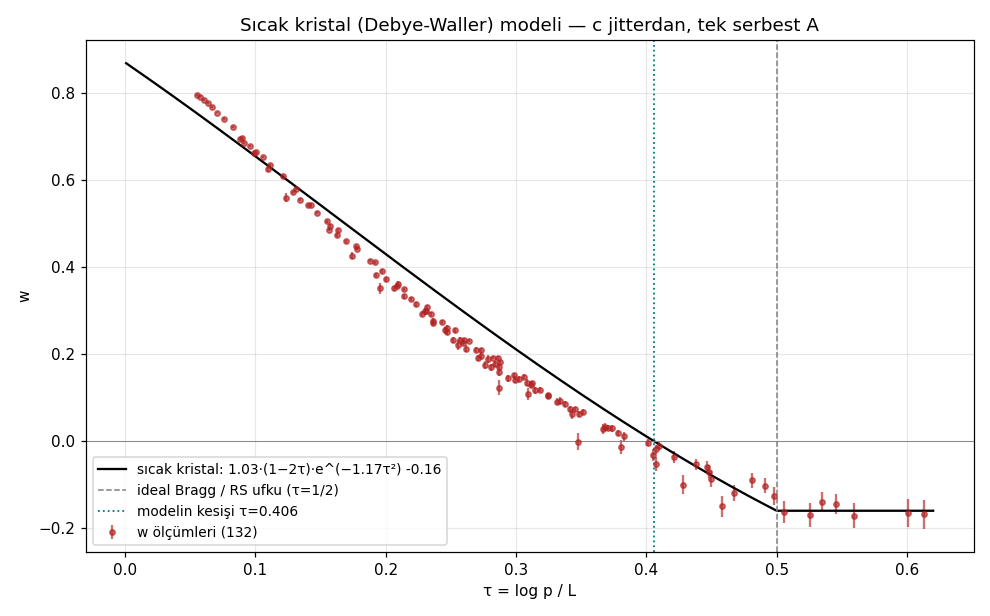

The Python source for this figure:
"""
72 — SICAK KRİSTAL: DEBYE-WALLER TESTİ (18 Ağustos 2026)
==========================================================

Bragg resmi: sıfır örgüsü kristal, asal dalgası k = log p ile vuran ışın.
Isıl titreşim (sıfır jitter'ı u) koherent yanıtı e^{−k²σ_u²/2} söndürür.
σ_u ∝ 1/L (unfold sabit) olduğundan DW çarpanı SAF τ-yasası:
  DW(τ) = exp(−c·τ²),  c = (L·σ_u)²/2  ← JİTTERDAN HESAPLANIR, FİT DEĞİL

Model:  w(τ) = A·(1−2τ)·DW(τ)·[τ<1/2]  +  B
  (1−2τ): ideal Bragg yapısı (kesiş τ=1/2 = RS ufku = "2 salıncak")
  B: sıfır-aracılı dolaylı kanal (ufuk-ötesi platodan ölçülür)
  → serbest parametre: yalnız A (+c'nin serbest versiyonu çapraz-kilit için)

Testler:
  T1 jitter ölçümü 12 pencerede → unfold-sabitlik → c_jitter
  T2 model fiti: c SABİT (jitterdan) → RMS; kesiş konumu ≈ 0.40 çıkıyor mu?
  T3 c SERBEST → c_fit ≈ c_jitter mi? (sıcaklıkların buluşması)
"""

import numpy as np
import matplotlib.pyplot as plt
from pathlib import Path
from scipy.optimize import least_squares

HERE = Path(__file__).resolve().parent
TWO_PI = 2 * np.pi
A_CG = (np.e**2 - 5) / 2
B0, B1 = 2.7580, -0.0543
PRIMES = [2, 3, 5, 7, 11, 13, 17, 19, 23, 29, 31]

def rvm_N(t):
    x = t / TWO_PI
    return x * np.log(x / np.e) + 7 / 8

def jitter_rms(gaps, tmid):
    t0 = tmid[0] - gaps[0] / 2
    k = np.arange(len(tmid)) + 0.5
    t = t0 + k * TWO_PI / np.log(t0 / TWO_PI)
    for _ in range(6):
        f = rvm_N(t) - rvm_N(t0) - k
        t = t - f / (np.log(t / TWO_PI) / TWO_PI)
    return float((tmid - t).std())

def w_channel(gaps, amps, tmid):
    Lw = np.log(tmid / TWO_PI)
    g_u = gaps * Lw / TWO_PI
    a_u = amps / np.sqrt(A_CG * Lw + B0 + B1 / Lw)
    a_u /= np.sqrt((a_u**2).mean())
    ya = np.log(a_u)
    cw = [np.ones_like(ya), g_u, g_u**2]
    for q in PRIMES:
        arg = tmid * np.log(q)
        cw += [np.cos(arg), np.sin(arg)]
    X = np.vstack(cw).T
    b, *_ = np.linalg.lstsq(X, ya, rcond=None)
    se = np.sqrt((ya - X @ b).var() * np.diag(np.linalg.inv(X.T @ X)))
    L = float(Lw.mean())
    return [(np.log(p) / L, b[3 + 2*i] / p**-0.5, se[3 + 2*i] / p**-0.5)
            for i, p in enumerate(PRIMES)]

# ---- pencereler ----
WNDS = []
d36 = np.load(HERE / "36_T100k.npz")
edges = np.geomspace(d36["t_mid"][0], d36["t_mid"][-1] * 1.0001, 13)
for i in range(12):
    m = (d36["t_mid"] >= edges[i]) & (d36["t_mid"] < edges[i + 1])
    if m.sum() >= 500:
        WNDS.append((d36["intervals"][m], d36["max_amps"][m], d36["t_mid"][m]))
d41 = np.load(HERE / "41_bigT_windows.npz")
for k in sorted({x.split("_")[1] for x in d41.files}, key=lambda s: int(s[:-1])):
    WNDS.append((d41[f"gaps_{k}"], d41[f"amps_{k}"], d41[f"tmid_{k}"]))

# ---- T1: jitter → c ----
print("T1 — JİTTER (kristal sıcaklığı):")
cs = []
for gaps, amps, tmid in WNDS:
    L = float(np.log(tmid / TWO_PI).mean())
    s = jitter_rms(gaps, tmid)
    su = s * L / TWO_PI   # unfold
    c = (L * s) ** 2 / 2
    cs.append(c)
    print(f"  L={L:5.2f}: σ_u = {s:.4f}  (unfold {su:.3f})  c = {c:.3f}")
c_jit = float(np.mean(cs))
print(f"  → c_jitter ortalaması = {c_jit:.3f}  (unfold jitter ~sabit mi? yukarı bak)\n")

# ---- veri: 132 w-noktası ----
pts = []
for gaps, amps, tmid in WNDS:
    pts += w_channel(gaps, amps, tmid)
pts = np.array(sorted(pts))
tau, w, sw = pts.T
B_PLATO = float(np.mean(w[tau > 0.5]))
print(f"B (ufuk-ötesi plato, ölçülen) = {B_PLATO:+.4f}  "
      f"({int((tau>0.5).sum())} nokta)\n")

def model(par, c_val):
    A_, = par[:1]
    coh = A_ * (1 - 2 * tau) * np.exp(-c_val * tau**2) * (tau < 0.5)
    return coh + B_PLATO

# ---- T2: c sabit (jitterdan), yalnız A serbest ----
f2 = least_squares(lambda p: (model(p, c_jit) - w) / sw, [1.1])
A2 = f2.x[0]
res2 = model(f2.x, c_jit) - w
rms2 = np.sqrt(np.mean(res2**2))
xr = np.linspace(0, 0.499, 2000)
cross2 = xr[np.argmin(np.abs(A2 * (1 - 2*xr) * np.exp(-c_jit * xr**2) + B_PLATO))]
print(f"T2 — c SABİT ({c_jit:.2f}): A = {A2:.3f}")
print(f"  RMS = {rms2:.4f}  (per-asal taban ~0.012-0.016)")
print(f"  modelin sıfır-geçişi: τ = {cross2:.3f}  (ölçülen τ* ≈ 0.395-0.40)\n")

# ---- T3: c serbest → sıcaklıklar buluşuyor mu? ----
f3 = least_squares(lambda p: ((p[0]*(1-2*tau)*np.exp(-p[1]*tau**2)*(tau<0.5)
                               + B_PLATO) - w) / sw, [1.1, c_jit],
                   bounds=([0.3, 0.0], [3.0, 10.0]))
A3, c3 = f3.x
res3 = (A3*(1-2*tau)*np.exp(-c3*tau**2)*(tau<0.5) + B_PLATO) - w
# bootstrap c hatası
rng = np.random.default_rng(72)
c_bs = []
for _ in range(200):
    ii = rng.integers(0, len(tau), len(tau))
    try:
        r = least_squares(lambda p: ((p[0]*(1-2*tau[ii])*np.exp(-p[1]*tau[ii]**2)
                                      *(tau[ii]<0.5) + B_PLATO) - w[ii]) / sw[ii],
                          [A3, c3], bounds=([0.3, 0.0], [3.0, 10.0]))
        c_bs.append(r.x[1])
    except Exception:
        pass
print(f"T3 — c SERBEST: A = {A3:.3f},  c_fit = {c3:.3f} ± {np.std(c_bs):.3f}")
print(f"  c_jitter = {c_jit:.3f}  →  fark {abs(c3-c_jit)/np.std(c_bs):.1f}σ")
print(f"  RMS = {np.sqrt(np.mean(res3**2)):.4f}")

# ---- grafik ----
fig, ax = plt.subplots(figsize=(9, 5.6))
ax.errorbar(tau, w, yerr=sw, fmt="o", ms=3.5, c="firebrick", alpha=0.65,
            label="w ölçümleri (132)")
tt = np.linspace(0.001, 0.62, 500)
mm = A2 * (1 - 2*tt) * np.exp(-c_jit * tt**2) * (tt < 0.5) + B_PLATO
ax.plot(tt, mm, "k-", lw=1.5,
        label=f"sıcak kristal: {A2:.2f}·(1−2τ)·e^(−{c_jit:.2f}τ²) {B_PLATO:+.2f}")
ax.axvline(0.5, color="gray", ls="--", lw=1, label="ideal Bragg / RS ufku (τ=1/2)")
ax.axvline(cross2, color="teal", ls=":", lw=1.2, label=f"modelin kesişi τ={cross2:.3f}")
ax.axhline(0, color="gray", lw=0.6)
ax.set_xlabel("τ = log p / L"); ax.set_ylabel("w")
ax.set_title("Sıcak kristal (Debye-Waller) modeli — c jitterdan, tek serbest A")
ax.legend(fontsize=9); ax.grid(alpha=0.3)
plt.tight_layout()
out = HERE / "72_sicak_kristal.png"
plt.savefig(out, dpi=110)
print(f"\nGrafik: {out.name}")
